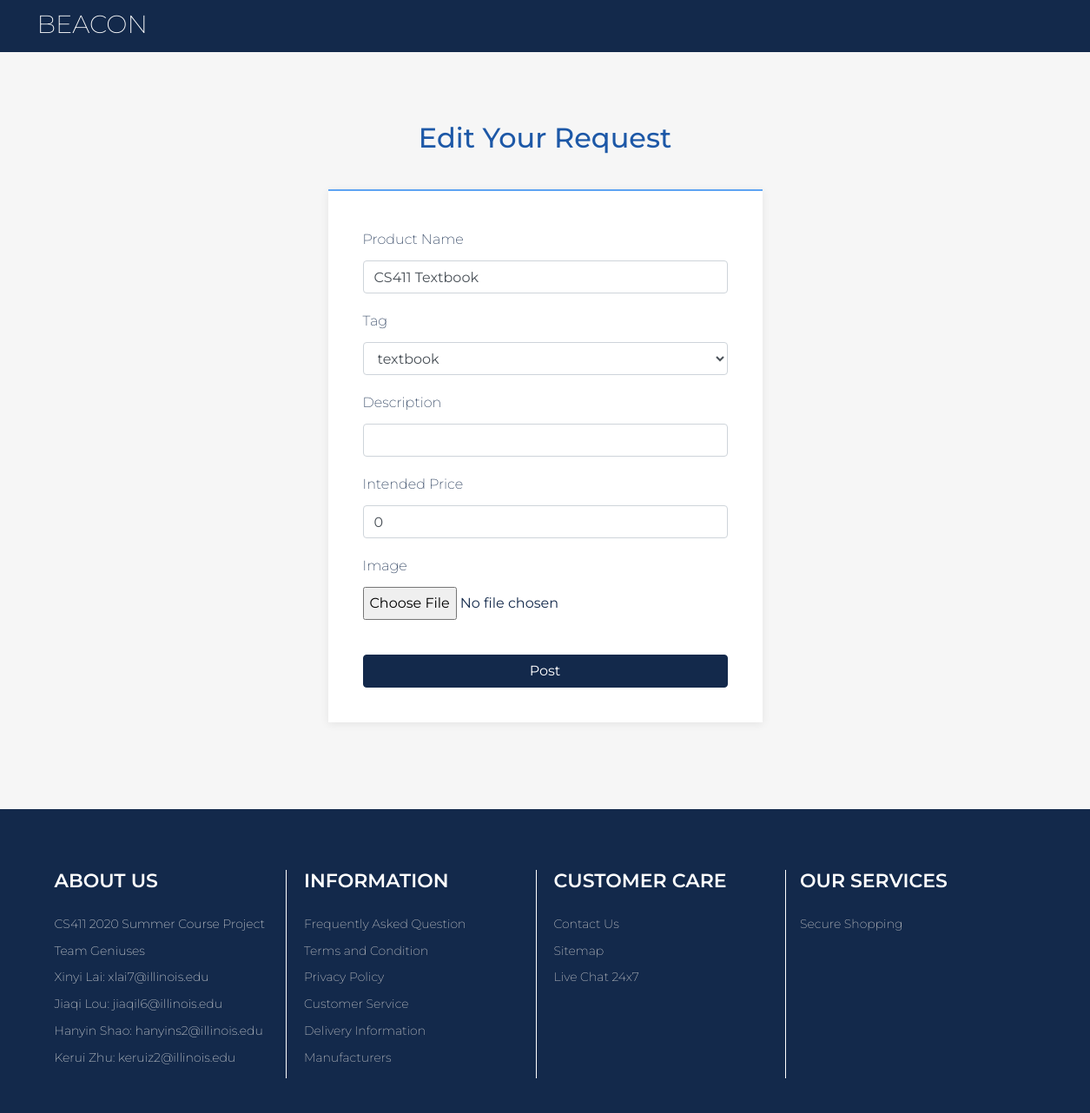
The page /edit_request.php?id=1 on the database as committed earlier.
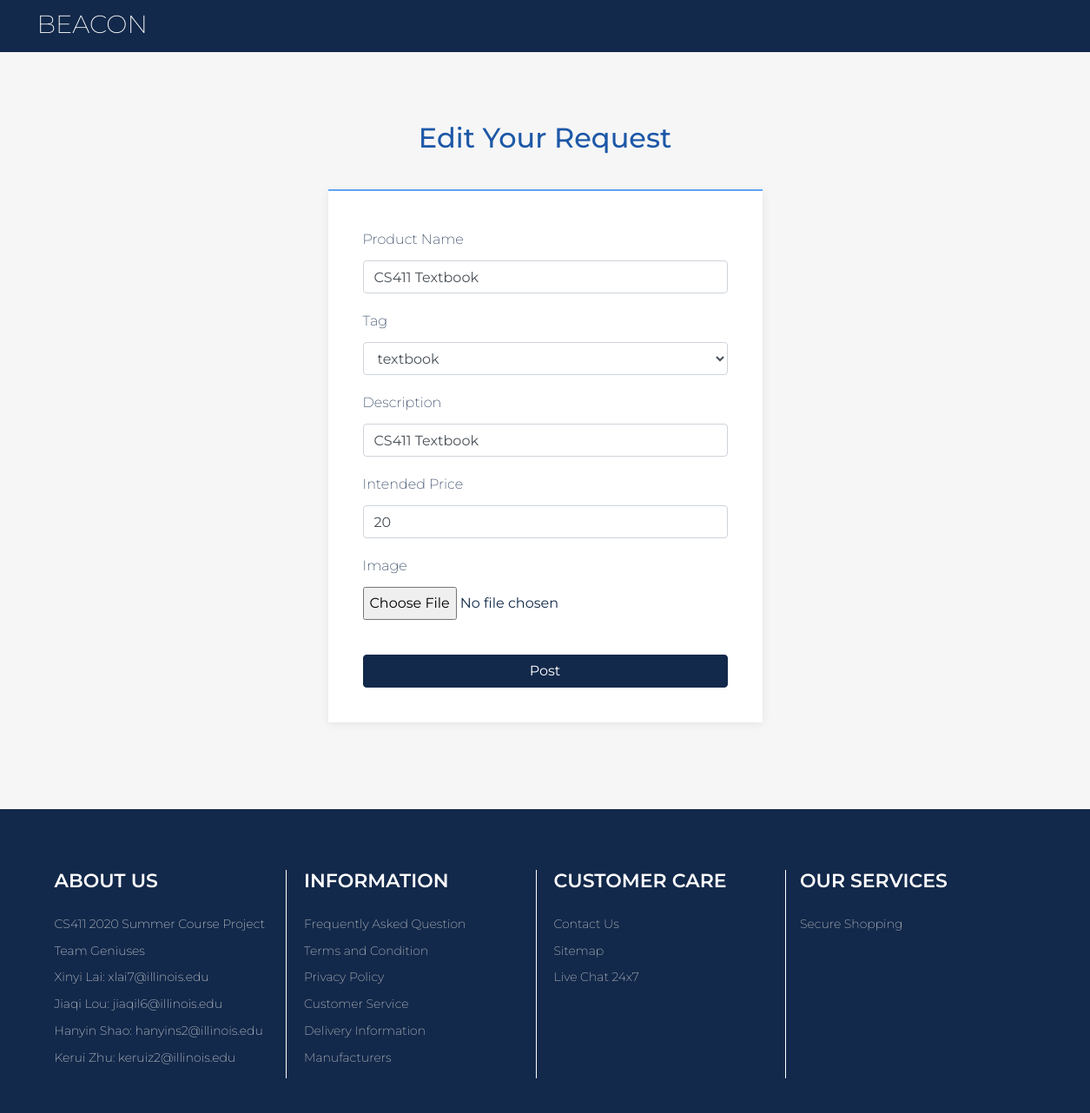
The same page on the database as committed later.
### tables this page shows
CREATE TABLE `Requests` (
  `RequestId` int NOT NULL,
  `BuyerId` varchar(50) DEFAULT NULL,
  `ProductName` varchar(50) DEFAULT NULL,
  `Tag` varchar(50) DEFAULT NULL,
  `Description` varchar(500) DEFAULT NULL,
  `Image` varchar(100) DEFAULT NULL,
  `IntendedPrice` double DEFAULT NULL,
  `SaleId` int DEFAULT NULL,
  `DatePost` timestamp NOT NULL DEFAULT CURRENT_TIMESTAMP
);

### edit_request.php (the view, shortened to what the changed rows need)
<?php
    $requestid = (int)$_GET['id'];
    if ($requestid) {
        if ($_SERVER["REQUEST_METHOD"] == "POST") {
            $seller_id = $_SESSION['curr_user'];
            $product_name = ppc($_POST["product_name"]);
            $tag = ppc($_POST["tag"]);
            $description = ppc($_POST["description"]);
            $intended_price = (double)ppc($_POST["intendedPrice"]);
            if ($product_name != "" && $intended_price > 0 && file_exists($_FILES['image']['tmp_name'])) {
                $upload_dir="images/".$seller_id."/";
                if(!is_dir($upload_dir)) { mkdir($upload_dir); }
                $postfix = substr($_FILES['image']['name'],strrpos($_FILES['image']['name'],'.'));
                $filename = $upload_dir.date("YmdHis").$postfix;
                if(move_uploaded_file($_FILES['image']['tmp_name'], $filename)){
                    $conn = connectDB();
                    $sql = "SELECT * FROM Requests WHERE RequestId=$requestid";
                    $result = $conn->query($sql);
                    if ($result) {
                        $row = mysqli_fetch_assoc($result);
                        $original_filepath = $row['Image'];
                        if(is_file($original_filepath)) {
                            unlink($original_filepath);
                        }
                    }
                    else {
                        $msg = "Delete old image Error: " . $sql . "<br>" . $conn->error;
                        header("location:index.php");
                        exit;
                    }
                    $sql = "UPDATE Requests
						    SET ProductName = '$product_name', Tag = '$tag', Description = '$description', Image = '$filename', IntendedPrice = '$intended_price'
                            WHERE RequestId = '$requestid'";
                    if ($conn->query($sql)) {
                        header("location:myrequests.php");
                        exit;
                    } else {
                        $msg = 'Update fail';
                    }
                    $conn->close();
                } else {
                    $msg = 'Store fail';
                }
            } else if ($product_name != "" && $intended_price > 0){
                    $conn = connectDB();
                    $sql = "UPDATE Requests
						    SET ProductName = '$product_name', Tag = '$tag', Description = '$description', IntendedPrice = '$intended_price'
                            WHERE RequestId = '$requestid'";
                    if ($conn->query($sql)) {
                        header("location:myrequests.php");
                        exit;
                    } else {
                        $msg = 'Update fail';
                    }
                    $conn->close();
            }
            else
            {
                $msg = 'Wrong information';
            }
        }
        else {
            $conn = connectDB();
            $sql = "SELECT * FROM Requests WHERE RequestId=$requestid";
            $result = $conn->query($sql);
            if ($result) {
                $row = mysqli_fetch_assoc($result);
                $product_name = $row['ProductName'];
                $tag = $row['Tag'];
                $description = $row['Description'];
                $intended_price = $row['IntendedPrice'];
            }
            else {
                $msg = "Error: " . $sql . "<br>" . $conn->error;
            }
        }
    }
?>
<!DOCTYPE html>
<html>
<head>
    <link rel="stylesheet" href="assets/bootstrap/css/bootstrap.min.css">
    <link rel="stylesheet" href="assets/css/baguetteBox.min.css">
    <link rel="stylesheet" href="assets/css/smoothproducts.css">
</head>
<body>
    <main class="page post-page">
        <section class="clean-block clean-form dark">
            <div class="container">
                <div class="block-heading">
                    <h2 class="text-info">Edit Your Request</h2>
				</div>
				<form action="" method="post" enctype="multipart/form-data">
                    <div class="form-group">
						<label for="focusedInput">Product Name</label>
						<input class="form-control item" type="text" name="product_name" value="<?php echo $product_name;?>"/>
					</div>
                    <div class="form-group">
						<label for="focusedInput">Tag</label><span class="warning"> <?php echo $tag_err;?></span>
                        <select class="form-control" id="tag" name="tag">
							<optgroup label="tag">
								<option value="textbook" <?php echo $tag=="textbook" ? 'selected':'' ?> >textbook</option>
							</optgroup>
						</select>
					</div>
                    <div class="form-group">
						<label for="focusedInput">Description</label>
						<input class="form-control item" type="text" name="description" value="<?php echo $description;?>"/>
					</div>
                    <div class="form-group">
						<label for="focusedInput">Intended Price</label>
						<input class="form-control item" type="text" name="intendedPrice" value="<?php echo $intended_price;?>"/>
					</div>
			</form>
            </div>
        </section>
    </main>
</body>
</html>

Rows that differ between the two databases and show on the page:
changed requests "CS411 Textbook": description (not shown) → "CS411 Textbook"; intendedPrice "0" → "20"
